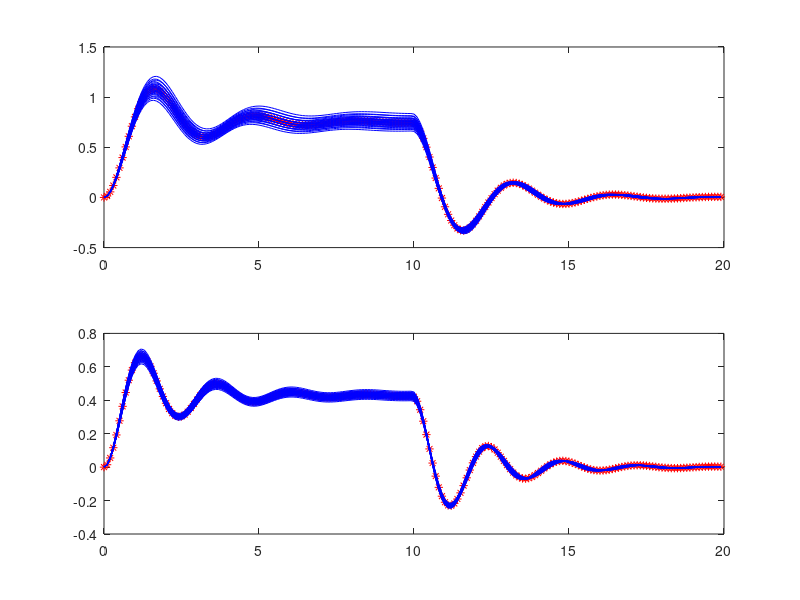
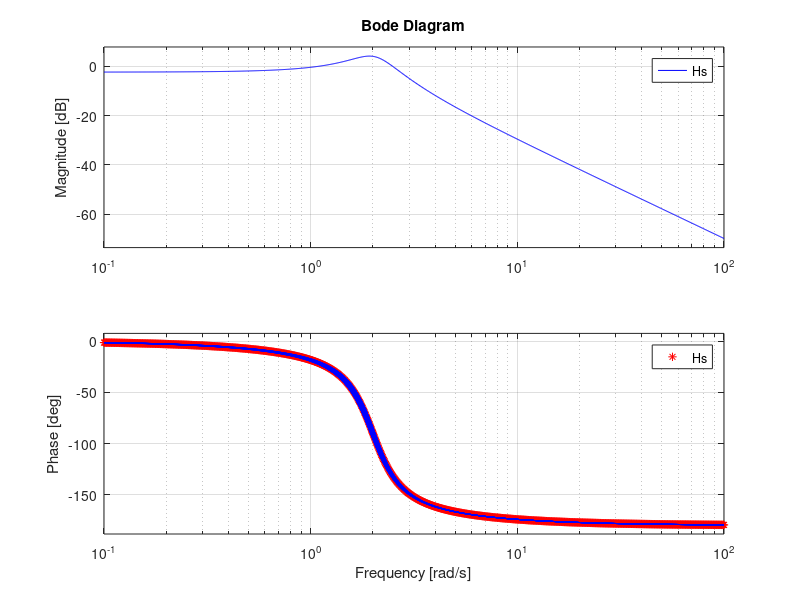

The MATLAB source for these figures, in order:
% -------------------------------------------------------------------------
% parameter_uncertainty.m
% Description: 
% Exploring the influences of parameter uncertainties in a control system
% model. 
% Author:
% Xiaotian Dai, 2017
% -------------------------------------------------------------------------

close all;

%% Define the Actual System Transfer Function
% G(s) = 3 / (s^2 + s + 4)
% G(s) = a / (s^2 + s + b)
Gs = tf([3],[1 1 4]);


%% Simulate the ideal system
SAMPLING_TIME = 0.1;
t = 0:SAMPLING_TIME:20 - SAMPLING_TIME;
t = t';
u = [ones(numel(t)/2,1);zeros(numel(t)/2,1)];

f1 = figure();
f2 = figure();

figure(f2);
bode(Gs, 'r*');
hold on;

figure(f1);

% open loop response
subplot(2, 1, 1);
[y1, t1, x1] = lsim(Gs, u, t);
plot(t1, y1, 'r*');
hold on;

% closed loop response
subplot(2, 1, 2);
Gsc = feedback(Gs, 1);
[y1, t1, x1] = lsim(Gsc, u, t);
plot(t1, y1, 'r*');
hold on;


%% Simulate some variate systems
% a range, or even a distribution
% a = 2.8 - 3.2
% b = 3.8 - 4.2

para1 = linspace(2.8, 3.2, 5);
para2 = linspace(3.8, 4.2, 5);

[X,Y] = meshgrid(para1, para2);

% H(s) = a / (s^2 + s + b)
for i = 1:size(X,1)
    for j = 1:size(X,2)
        a = X(i, j);
        b = Y(i, j);
        display(sprintf('a = %f, b = %f', a, b))
        Hs = tf(a, [1 1 b]);
        
        figure(f1);
        % open loop response
        subplot(2, 1, 1);
        [y2, t2, x2] = lsim(Hs, u, t);
        plot(t2, y2, 'b');
        hold on;
        
        % closed loop response
        subplot(2, 1, 2);
        Hsc = feedback(Hs, 1);
        [y2, t2, x2] = lsim(Hsc, u, t);
        plot(t2, y2, 'b');
        hold on;
        
        figure(f2);
        bode(Hs, 'b');
        hold on;
    end
end
